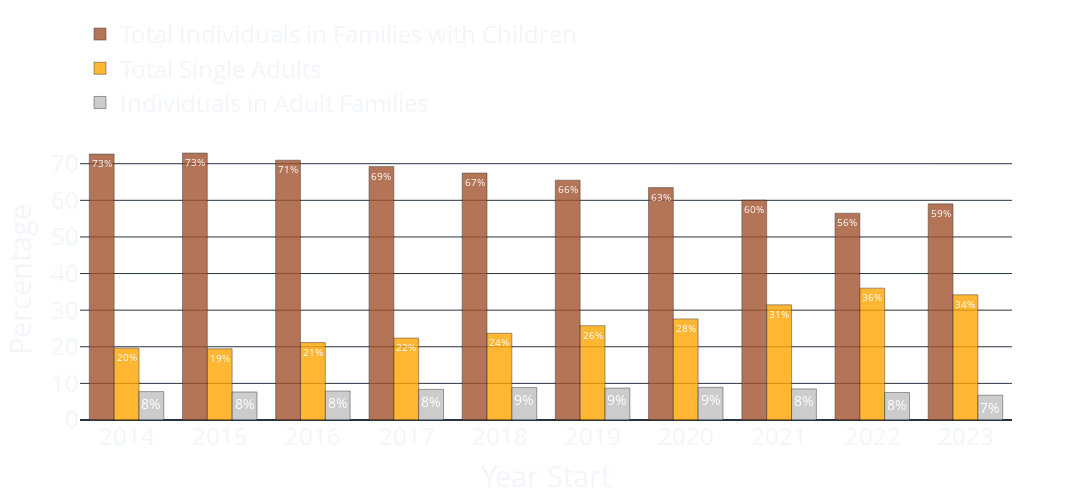

The notebook cell saved with this chart:
### Code cell
desired_columns = [0, 1, 2, 3, 4, 5, 6, 7, 8, 9, 10]
start_date = datetime(2013, 1, 1)
end_date = datetime(2022, 12, 31)

# Convert index values to datetime
filtered_data = get_columns(yearly_avg_df, desired_columns)

# Apply date filter
filtered_data = filtered_data[filtered_data.index.to_series().apply(get_date, start_date=start_date, end_date=end_date)]
filtered_data.reset_index(inplace=True)

# Create the bar chart
fig = go.Figure()

# Add the bar traces
fig.add_trace(
    go.Bar(
        x=filtered_data['date_of_census'],
        y=filtered_data['perc_total_individuals_in_families_with_children_in_shelter_'],
        name='Total Individuals in Families with Children',
        marker_color='sienna',
        text=filtered_data['perc_total_individuals_in_families_with_children_in_shelter_'].apply(lambda x: f'{round(x)}%'),
        textposition='inside',
        textangle=0,
        textfont=dict(color='white', size=18),
        opacity=0.8
    )
)

fig.add_trace(
    go.Bar(
        x=filtered_data['date_of_census'],
        y=filtered_data['perc_total_single_adults_in_shelter'],
        name='Total Single Adults',
        marker_color='orange',
        text=filtered_data['perc_total_single_adults_in_shelter'].apply(lambda x: f'{round(x)}%'),
        textposition='inside',
        textangle=0,
        textfont=dict(color='white', size=18),
        opacity=0.8
    )
)

fig.add_trace(
    go.Bar(
        x=filtered_data['date_of_census'],
        y=filtered_data['perc_individuals_in_adult_families_in_shelter'],
        name='Individuals in Adult Families',
        marker_color='silver',
        text=filtered_data['perc_individuals_in_adult_families_in_shelter'].apply(lambda x: f'{round(x)}%'),
        textposition='inside',
        textangle=0,
        textfont=dict(color='white', size=18),
        opacity=0.8
    )
)

# Customize the layout
fig.update_layout(
    barmode='group',
    xaxis_tickangle=0,
    legend=dict(
        orientation='h',
        yanchor='bottom',
        y=1.05,
        xanchor='left',
        x=0,
        font=dict(size=24),
        title=dict(font=dict(size=24))
    ),
    font=dict(size=24),
    paper_bgcolor='rgba(0,0,0,0)',
    plot_bgcolor='rgba(0,0,0,0)',
    width=1500,
    height=500
)

# Set x-axis and y-axis labels
fig.update_xaxes(title_text='Year Start')
fig.update_yaxes(title_text='Percentage')

# Display the plot
fig.show()

### Figure 1 — Plotly figure (JSON) as saved in the notebook; plotly's stock layout.template omitted (floating-point values rounded to 4 significant figures)
{"data": [{"marker": {"color": "sienna"}, "name": "Total Individuals in Families with Children", "opacity": 0.8, "text": ["73%", "73%", "71%", "69%", "67%", "66%", "63%", "60%", "56%", "59%"], "textangle": 0, "textfont": {"color": "white", "size": 18}, "textposition": "inside", "type": "bar", "x": ["2013-12-31T00:00:00", "2014-12-31T00:00:00", "2015-12-31T00:00:00", "2016-12-31T00:00:00", "2017-12-31T00:00:00", "2018-12-31T00:00:00", "2019-12-31T00:00:00", "2020-12-31T00:00:00", "2021-12-31T00:00:00", "2022-12-31T00:00:00"], "y": [72.63, 72.91, 70.96, 69.25, 67.45, 65.51, 63.47, 60.06, 56.48, 59.03]}, {"marker": {"color": "orange"}, "name": "Total Single Adults", "opacity": 0.8, "text": ["20%", "19%", "21%", "22%", "24%", "26%", "28%", "31%", "36%", "34%"], "textangle": 0, "textfont": {"color": "white", "size": 18}, "textposition": "inside", "type": "bar", "x": ["2013-12-31T00:00:00", "2014-12-31T00:00:00", "2015-12-31T00:00:00", "2016-12-31T00:00:00", "2017-12-31T00:00:00", "2018-12-31T00:00:00", "2019-12-31T00:00:00", "2020-12-31T00:00:00", "2021-12-31T00:00:00", "2022-12-31T00:00:00"], "y": [19.62, 19.44, 21.13, 22.37, 23.69, 25.78, 27.61, 31.45, 36.01, 34.2]}, {"marker": {"color": "silver"}, "name": "Individuals in Adult Families", "opacity": 0.8, "text": ["8%", "8%", "8%", "8%", "9%", "9%", "9%", "8%", "8%", "7%"], "textangle": 0, "textfont": {"color": "white", "size": 18}, "textposition": "inside", "type": "bar", "x": ["2013-12-31T00:00:00", "2014-12-31T00:00:00", "2015-12-31T00:00:00", "2016-12-31T00:00:00", "2017-12-31T00:00:00", "2018-12-31T00:00:00", "2019-12-31T00:00:00", "2020-12-31T00:00:00", "2021-12-31T00:00:00", "2022-12-31T00:00:00"], "y": [7.748, 7.651, 7.902, 8.378, 8.865, 8.715, 8.919, 8.487, 7.506, 6.771]}], "layout": {"barmode": "group", "font": {"size": 24}, "height": 500, "legend": {"font": {"size": 24}, "orientation": "h", "title": {"font": {"size": 24}}, "x": 0, "xanchor": "left", "y": 1.05, "yanchor": "bottom"}, "paper_bgcolor": "rgba(0,0,0,0)", "plot_bgcolor": "rgba(0,0,0,0)", "width": 1500, "xaxis": {"tickangle": 0, "title": {"text": "Year Start"}}, "yaxis": {"title": {"text": "Percentage"}}}}
